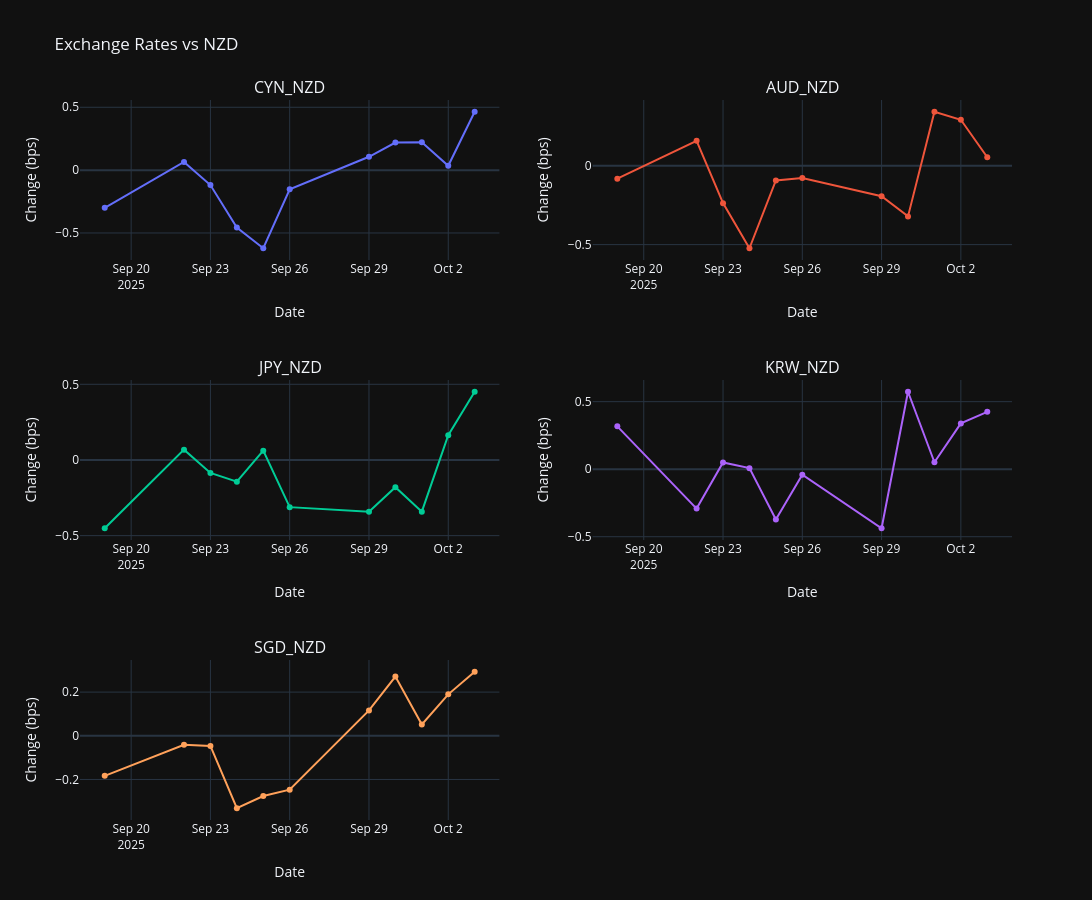

The code cell stored with this chart in its notebook:
### Code cell
# Reproduce % changes but for only last 30 days to better show changes
recent_exchange_rates_df = merged_exchange_rates_df[merged_exchange_rates_df['date'] >= (merged_exchange_rates_df['date'].max() - pd.Timedelta(days=14))]
# Create subplot grid (3 rows x 2 columns so it fits 5 plots)
fig = make_subplots(rows=3, cols=2, subplot_titles=cross_rate_cols)

# Add each currency as its own subplot
for i, col in enumerate(cross_rate_cols):
    row = i // 2 + 1
    col_idx = i % 2 + 1
    x = f'{col}_pct_change'
    fig.add_trace(
        go.Scatter(x=recent_exchange_rates_df["date"], y=recent_exchange_rates_df[x], name=col),
        row=row, col=col_idx
    )
    # Add axis labels for each subplot
    fig.update_xaxes(title_text="Date", row=row, col=col_idx)
    fig.update_yaxes(title_text="Change (bps)", row=row, col=col_idx)

# Update layout
fig.update_layout(
    height=900, width=1200,
    title_text="Exchange Rates vs NZD",
    showlegend=False
)

# Show interactive figure
fig.show()

### Figure 1 — Plotly figure (JSON) as saved in the notebook; plotly's stock layout.template omitted (floating-point values rounded to 4 significant figures)
{"data": [{"name": "CYN_NZD", "x": ["2025-09-19T00:00:00", "2025-09-22T00:00:00", "2025-09-23T00:00:00", "2025-09-24T00:00:00", "2025-09-25T00:00:00", "2025-09-26T00:00:00", "2025-09-29T00:00:00", "2025-09-30T00:00:00", "2025-10-01T00:00:00", "2025-10-02T00:00:00", "2025-10-03T00:00:00"], "y": [-0.2994, 0.06546, -0.119, -0.4563, -0.6214, -0.1525, 0.1063, 0.219, 0.221, 0.03442, 0.4645], "type": "scatter", "xaxis": "x", "yaxis": "y"}, {"name": "AUD_NZD", "x": ["2025-09-19T00:00:00", "2025-09-22T00:00:00", "2025-09-23T00:00:00", "2025-09-24T00:00:00", "2025-09-25T00:00:00", "2025-09-26T00:00:00", "2025-09-29T00:00:00", "2025-09-30T00:00:00", "2025-10-01T00:00:00", "2025-10-02T00:00:00", "2025-10-03T00:00:00"], "y": [-0.08149, 0.1594, -0.2366, -0.5231, -0.09229, -0.07746, -0.1932, -0.3208, 0.3435, 0.2926, 0.05442], "type": "scatter", "xaxis": "x2", "yaxis": "y2"}, {"name": "JPY_NZD", "x": ["2025-09-19T00:00:00", "2025-09-22T00:00:00", "2025-09-23T00:00:00", "2025-09-24T00:00:00", "2025-09-25T00:00:00", "2025-09-26T00:00:00", "2025-09-29T00:00:00", "2025-09-30T00:00:00", "2025-10-01T00:00:00", "2025-10-02T00:00:00", "2025-10-03T00:00:00"], "y": [-0.4512, 0.06827, -0.08528, -0.1431, 0.06134, -0.3118, -0.3426, -0.1801, -0.3416, 0.1636, 0.4508], "type": "scatter", "xaxis": "x3", "yaxis": "y3"}, {"name": "KRW_NZD", "x": ["2025-09-19T00:00:00", "2025-09-22T00:00:00", "2025-09-23T00:00:00", "2025-09-24T00:00:00", "2025-09-25T00:00:00", "2025-09-26T00:00:00", "2025-09-29T00:00:00", "2025-09-30T00:00:00", "2025-10-01T00:00:00", "2025-10-02T00:00:00", "2025-10-03T00:00:00"], "y": [0.3171, -0.2919, 0.04962, 0.007814, -0.3727, -0.04065, -0.4372, 0.5734, 0.05141, 0.339, 0.4245], "type": "scatter", "xaxis": "x4", "yaxis": "y4"}, {"name": "SGD_NZD", "x": ["2025-09-19T00:00:00", "2025-09-22T00:00:00", "2025-09-23T00:00:00", "2025-09-24T00:00:00", "2025-09-25T00:00:00", "2025-09-26T00:00:00", "2025-09-29T00:00:00", "2025-09-30T00:00:00", "2025-10-01T00:00:00", "2025-10-02T00:00:00", "2025-10-03T00:00:00"], "y": [-0.1833, -0.04082, -0.04634, -0.3318, -0.2757, -0.2466, 0.1161, 0.2713, 0.05161, 0.1897, 0.2932], "type": "scatter", "xaxis": "x5", "yaxis": "y5"}], "layout": {"xaxis": {"anchor": "y", "domain": [0.0, 0.45], "title": {"text": "Date"}}, "yaxis": {"anchor": "x", "domain": [0.7778, 1.0], "title": {"text": "Change (bps)"}}, "xaxis2": {"anchor": "y2", "domain": [0.55, 1.0], "title": {"text": "Date"}}, "yaxis2": {"anchor": "x2", "domain": [0.7778, 1.0], "title": {"text": "Change (bps)"}}, "xaxis3": {"anchor": "y3", "domain": [0.0, 0.45], "title": {"text": "Date"}}, "yaxis3": {"anchor": "x3", "domain": [0.3889, 0.6111], "title": {"text": "Change (bps)"}}, "xaxis4": {"anchor": "y4", "domain": [0.55, 1.0], "title": {"text": "Date"}}, "yaxis4": {"anchor": "x4", "domain": [0.3889, 0.6111], "title": {"text": "Change (bps)"}}, "xaxis5": {"anchor": "y5", "domain": [0.0, 0.45], "title": {"text": "Date"}}, "yaxis5": {"anchor": "x5", "domain": [0.0, 0.2222], "title": {"text": "Change (bps)"}}, "xaxis6": {"anchor": "y6", "domain": [0.55, 1.0]}, "yaxis6": {"anchor": "x6", "domain": [0.0, 0.2222]}, "annotations": [{"font": {"size": 16}, "showarrow": false, "text": "CYN_NZD", "x": 0.225, "xanchor": "center", "xref": "paper", "y": 1.0, "yanchor": "bottom", "yref": "paper"}, {"font": {"size": 16}, "showarrow": false, "text": "AUD_NZD", "x": 0.775, "xanchor": "center", "xref": "paper", "y": 1.0, "yanchor": "bottom", "yref": "paper"}, {"font": {"size": 16}, "showarrow": false, "text": "JPY_NZD", "x": 0.225, "xanchor": "center", "xref": "paper", "y": 0.6111, "yanchor": "bottom", "yref": "paper"}, {"font": {"size": 16}, "showarrow": false, "text": "KRW_NZD", "x": 0.775, "xanchor": "center", "xref": "paper", "y": 0.6111, "yanchor": "bottom", "yref": "paper"}, {"font": {"size": 16}, "showarrow": false, "text": "SGD_NZD", "x": 0.225, "xanchor": "center", "xref": "paper", "y": 0.2222, "yanchor": "bottom", "yref": "paper"}], "title": {"text": "Exchange Rates vs NZD"}, "height": 900, "width": 1200, "showlegend": false}}
